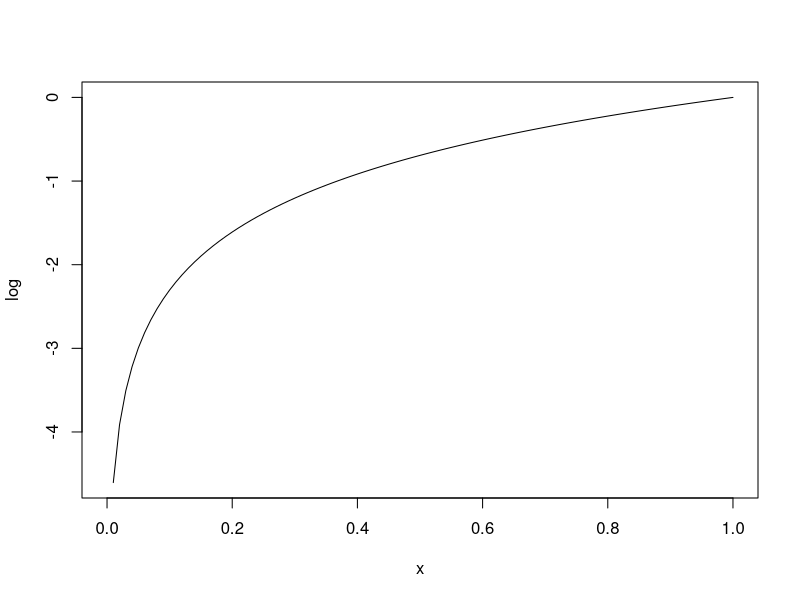

R code for this plot: (Note: this script raises an error after producing the figure.)
plot(log)
log(0.1)

t <- tibble::tibble(
  inputs = c(0, 1, 0),
  outputs = c(0.1, 1.0, 0.01)
)
calc_error(t)


t <- tibble::tibble(
  inputs = c(0, 1, 0),
  outputs = c(0.1, 0.9, 0.1)
)
calc_error(t)

t <- tibble::tibble(
  inputs = c(0, 1, 0),
  outputs = c(0.1, 0.8, 0.1)
)
calc_error(t)

calc_error <- function(t) {
  t$inputs * log(t$outputs)
}
